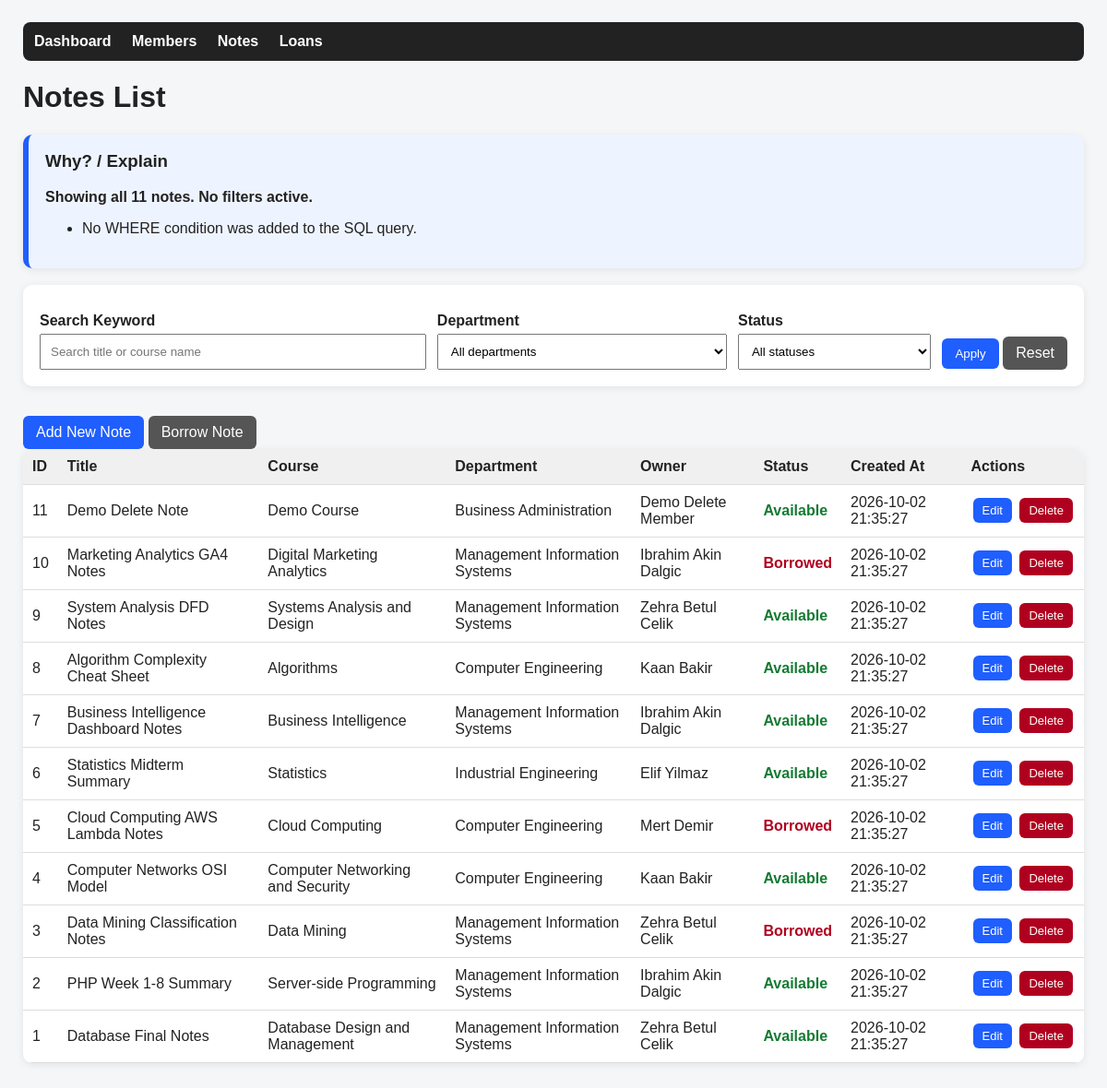
Screenshot of /notes/list.php with the database file from the repository.
### tables this page shows
CREATE TABLE notes (
    note_id INT AUTO_INCREMENT PRIMARY KEY,
    title VARCHAR(200) NOT NULL,
    course_name VARCHAR(150) NOT NULL,
    department VARCHAR(100) NOT NULL,
    owner_id INT NOT NULL,
    status ENUM('Available','Borrowed') NOT NULL DEFAULT 'Available',
    created_at DATETIME DEFAULT CURRENT_TIMESTAMP,
    CONSTRAINT fk_notes_owner
        FOREIGN KEY (owner_id) REFERENCES members(member_id)
        ON UPDATE CASCADE
        ON DELETE RESTRICT
);

CREATE TABLE members (
    member_id INT AUTO_INCREMENT PRIMARY KEY,
    name VARCHAR(100) NOT NULL,
    student_number VARCHAR(20) NOT NULL UNIQUE,
    department VARCHAR(100) NOT NULL,
    email VARCHAR(150) NOT NULL UNIQUE,
    created_at DATETIME DEFAULT CURRENT_TIMESTAMP
);

### notes/list.php (the view, shortened to what this page needs)
<?php
require_once __DIR__ . "/../config/db_connect.php";
require_once __DIR__ . "/../includes/functions.php";
$keyword = trim($_GET['keyword'] ?? '');
$sql = "SELECT n.note_id, n.title, n.course_name, n.department, n.status, n.created_at,
               m.name AS owner_name
        FROM notes n
        INNER JOIN members m ON n.owner_id = m.member_id";
$sql .= " ORDER BY n.note_id DESC";
$stmt = $conn->prepare($sql);
$stmt->execute();
$result = $stmt->get_result();
?>
<form method="get" class="filters">
    <div>
        <label>Search Keyword</label>
        <input type="text" name="keyword" placeholder="Search title or course name" value="<?php echo e($keyword); ?>">
    </div>
    <div>
        <label>Department</label>
        <select name="department">
            <option value="">All departments</option>
        </select>
    </div>
    <div>
        <label>Status</label>
        <select name="status">
            <option value="">All statuses</option>
        </select>
    </div>
    <div>
        <button type="submit">Apply</button>
        <a class="button secondary" href="list.php">Reset</a>
    </div>
</form>
<a class="button" href="add.php">Add New Note</a>
<a class="button secondary" href="/cnls/loans/borrow.php">Borrow Note</a>
<table>
    <thead>
        <tr>
            <th>ID</th>
            <th>Title</th>
            <th>Course</th>
            <th>Department</th>
            <th>Owner</th>
            <th>Status</th>
            <th>Created At</th>
            <th>Actions</th>
        </tr>
    </thead>
    <tbody>
        <?php while ($row = $result->fetch_assoc()): ?>
            <tr>
                <td><?php echo e($row['note_id']); ?></td>
                <td><?php echo e($row['title']); ?></td>
                <td><?php echo e($row['course_name']); ?></td>
                <td><?php echo e($row['department']); ?></td>
                <td><?php echo e($row['owner_name']); ?></td>
                <td class="status-<?php echo e($row['status']); ?>"><?php echo e($row['status']); ?></td>
                <td><?php echo e($row['created_at']); ?></td>
                <td class="actions">
                    <a class="button small" href="edit.php?id=<?php echo e($row['note_id']); ?>">Edit</a>
                    <a class="button small danger" href="delete.php?id=<?php echo e($row['note_id']); ?>">Delete</a>
                </td>
            </tr>
        <?php endwhile; ?>
    </tbody>
</table>

### assets/style.css (style rules this page uses)
body { font-family: Arial, sans-serif; background: #f4f6f8; color: #222; margin: 0; }
.card, form, table, .explain { background: white; border-radius: 10px; padding: 18px; margin-bottom: 18px; box-shadow: 0 2px 8px rgba(0,0,0,0.08); }
label { display: block; margin-top: 12px; font-weight: bold; }
input, select { width: 100%; padding: 10px; margin-top: 5px; box-sizing: border-box; }
button, .button { display: inline-block; background: #1f5eff; color: white !important; padding: 9px 14px; border: none; border-radius: 6px; text-decoration: none; margin-top: 14px; cursor: pointer; }
.button.secondary { background: #555; }
.button.danger { background: #b00020; }
.button.small { padding: 6px 10px; font-size: 13px; margin: 2px; }
table { width: 100%; border-collapse: collapse; overflow: hidden; }
th, td { border-bottom: 1px solid #ddd; padding: 10px; text-align: left; }
th { background: #f0f0f0; }
.status-Available { color: #147a32; font-weight: bold; }
.status-Borrowed { color: #b00020; font-weight: bold; }
.filters { display: grid; grid-template-columns: 2fr 1.5fr 1fr auto; gap: 12px; align-items: end; }
.actions { white-space: nowrap; }

### rows the page displays
notes: note_id "11", title "Demo Delete Note", course_name "Demo Course", department "Business Administration", owner.name "Demo Delete Member", status "Available", created_at "2026-10-02 21:35:27"
notes: note_id "10", title "Marketing Analytics GA4 Notes", course_name "Digital Marketing Analytics", department "Management Information Systems", owner.name "Ibrahim Akin Dalgic", status "Borrowed", created_at "2026-10-02 21:35:27"
notes: note_id "9", title "System Analysis DFD Notes", course_name "Systems Analysis and Design", department "Management Information Systems", owner.name "Zehra Betul Celik", status "Available", created_at "2026-10-02 21:35:27"
notes: note_id "8", title "Algorithm Complexity Cheat Sheet", course_name "Algorithms", department "Computer Engineering", owner.name "Kaan Bakir", status "Available", created_at "2026-10-02 21:35:27"
notes: note_id "7", title "Business Intelligence Dashboard Notes", course_name "Business Intelligence", department "Management Information Systems", owner.name "Ibrahim Akin Dalgic", status "Available", created_at "2026-10-02 21:35:27"
notes: note_id "6", title "Statistics Midterm Summary", course_name "Statistics", department "Industrial Engineering", owner.name "Elif Yilmaz", status "Available", created_at "2026-10-02 21:35:27"
notes: note_id "5", title "Cloud Computing AWS Lambda Notes", course_name "Cloud Computing", department "Computer Engineering", owner.name "Mert Demir", status "Borrowed", created_at "2026-10-02 21:35:27"
notes: note_id "4", title "Computer Networks OSI Model", course_name "Computer Networking and Security", department "Computer Engineering", owner.name "Kaan Bakir", status "Available", created_at "2026-10-02 21:35:27"
notes: note_id "3", title "Data Mining Classification Notes", course_name "Data Mining", department "Management Information Systems", owner.name "Zehra Betul Celik", status "Borrowed", created_at "2026-10-02 21:35:27"
notes: note_id "2", title "PHP Week 1-8 Summary", course_name "Server-side Programming", department "Management Information Systems", owner.name "Ibrahim Akin Dalgic", status "Available", created_at "2026-10-02 21:35:27"
notes: note_id "1", title "Database Final Notes", course_name "Database Design and Management", department "Management Information Systems", owner.name "Zehra Betul Celik", status "Available", created_at "2026-10-02 21:35:27"

### other values shown
$title "Notes List"
$title "Showing all 11 notes. No filters active."
$item "No WHERE condition was added to the SQL query."
